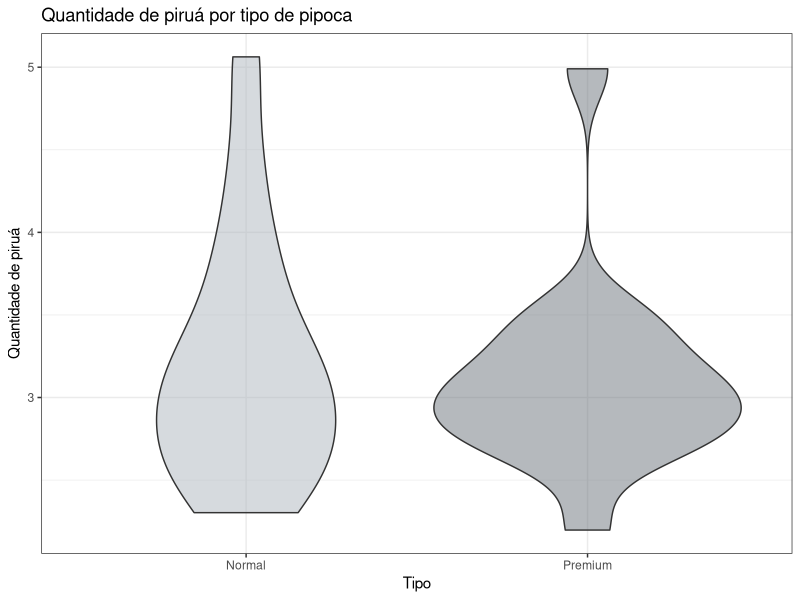
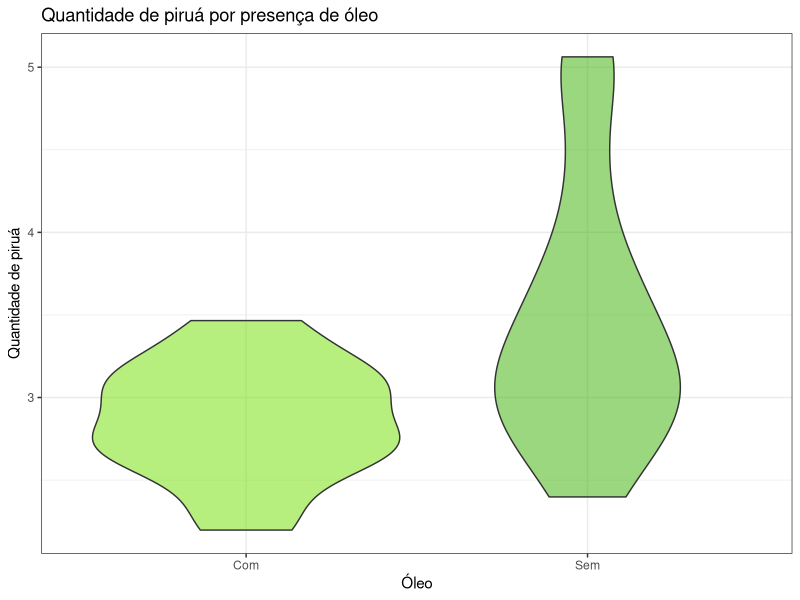
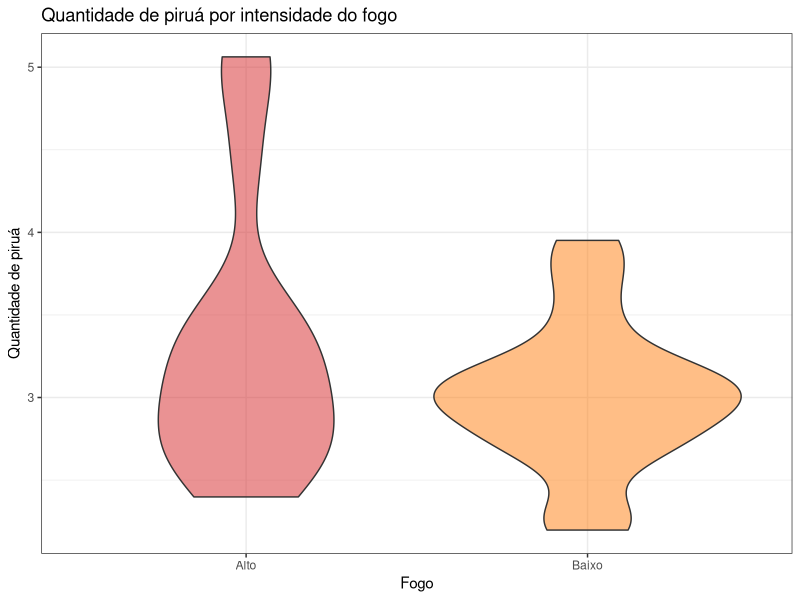
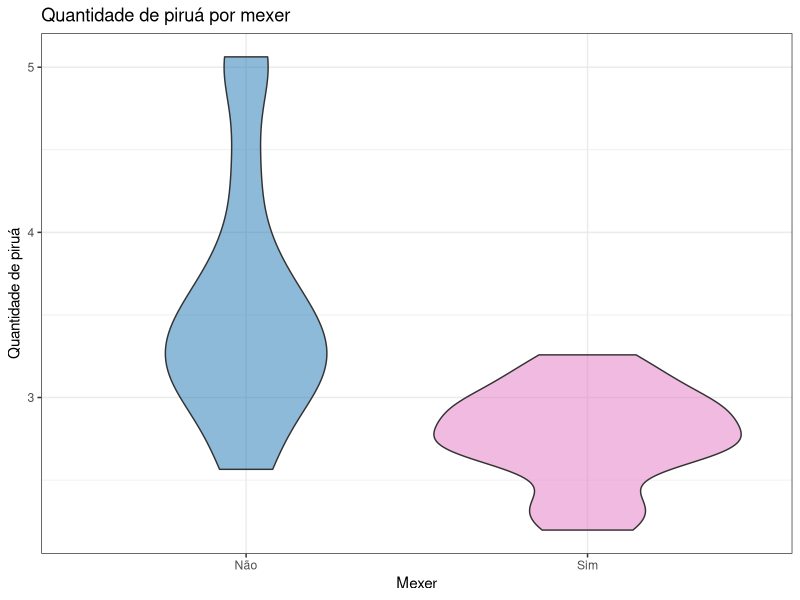
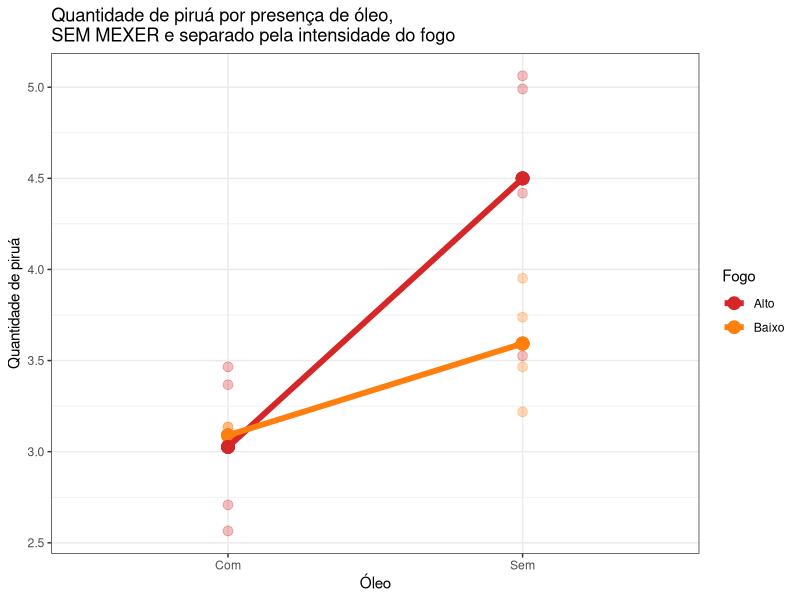
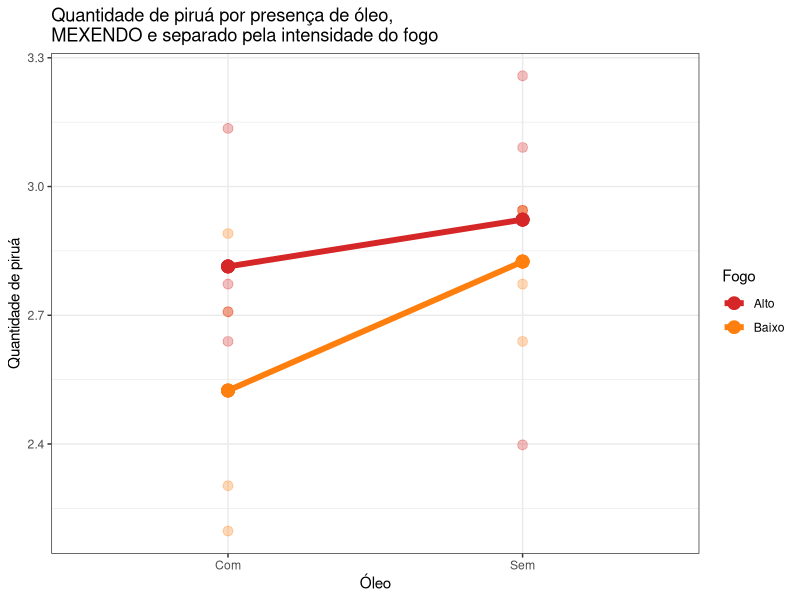
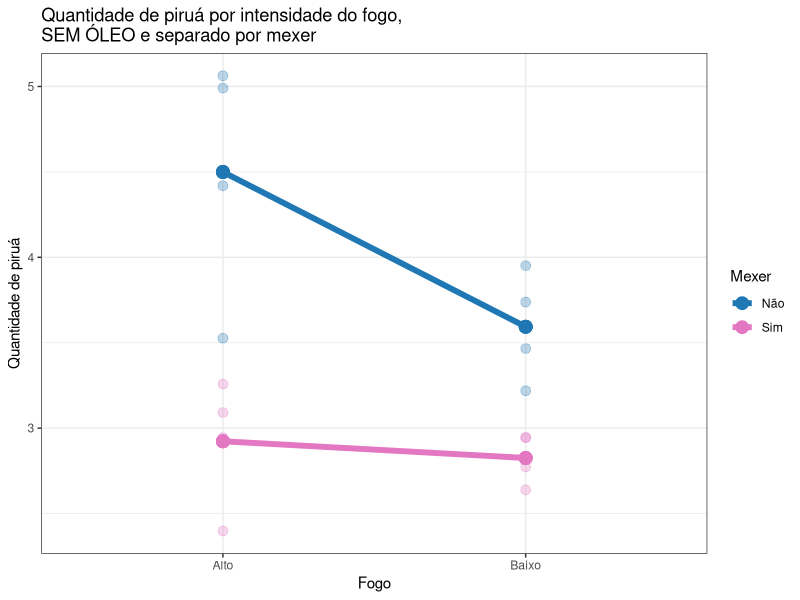
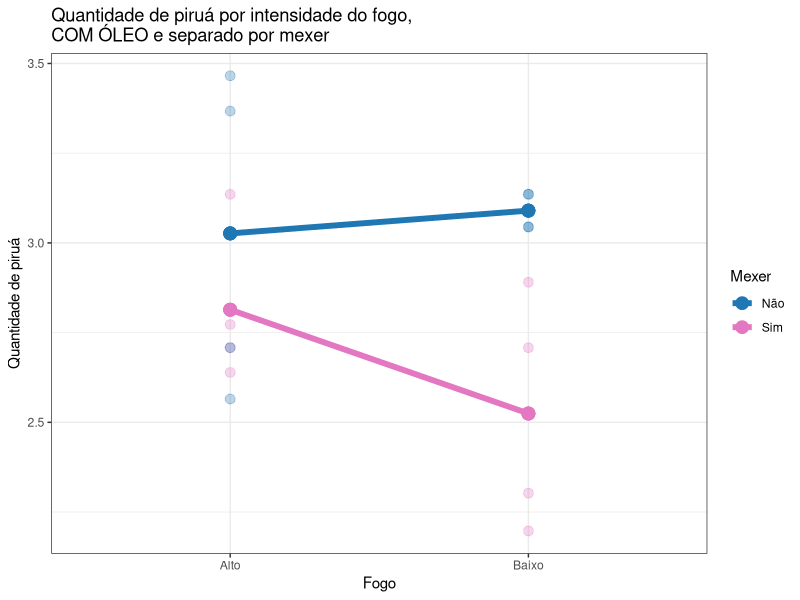

R code for these plots, in order:
library(tidyverse)
library(svglite)

#--- Metadados ---#
set.seed(42)
# usaremos essas cores durante todo o programa
cor_tipo <- c("#adb5bd", '#6c757d')
cor_oleo <- c("#70e000", "#38b000")
cor_fogo <- c("#d62728", "#ff7f0e")
cor_mexer <- c("#1f77b4", "#e377c2")

ext_graf <- 'png' # tipo de arquivo que os gráficos serão salvos
tam_graf <- c('w' = 2001, 'h' = 1500)
path_graf <- 'gráficos'
unit_graf <- 'px'


#--- Preparando os dados ---# <- serviço de corno
Tipo <- c(rep('Normal', 16), rep('Premium', 16))
Óleo <- c(rep(c(rep('Sem', 8), rep('Com', 8)), 2))
Fogo <- c(rep(c(rep('Baixo', 4), rep('Alto', 4)), 4))            
Mexer <- c(rep(c(rep('Sim', 2), rep('Não', 2)), 8))
Replicação <- rep(c(1, 2), 16)
Qtt_pirua <- c(14, 19, 52, 42, 11, 26)

Qtt_pirua <-c(14, 19,
              52, 42,
              11, 26,
              83, 158,
              10, 15,
              21, 23,
              15, 23,
              32, 13,
              16, 19,
              32, 25,
              22, 19,
              34, 147,
              18, 9,
              21, 23,
              14, 16,
              29, 15
)

Grama_pirua <- c(
  3, 4,
  10, 8,
  3, 5,
  15, 27,
  2, 3,
  5 , 5,
  3, 4,
  8, 3,
  5, 5,
  6, 5,
  4, 4,
  8, 20,
  5, 2,
  5, 4,
  2, 3, 
  5, 3
)

df <- tibble(Tipo = as.factor(Tipo),
             Óleo = as.factor(Óleo),
             Fogo = as.factor(Fogo),
             Mexer = as.factor(Mexer),
             Replicação = as.factor(Replicação),
             Qtt_pirua,
             Grama_pirua
) %>% mutate(Qtt_pirua = log(Qtt_pirua))


#--- Análise exploratória ---#
# Quantidade de piruá X Tipo de pipoca
ggplot(df, aes(x = Tipo, y = Qtt_pirua, fill = Tipo)) +
  geom_violin(alpha = 0.5) +
  scale_fill_manual(values=c(cor_tipo)) +
  labs(title = 'Quantidade de piruá por tipo de pipoca',
       y = 'Quantidade de piruá') +
  theme_bw() +
  theme(legend.position = 'none')
ggsave(paste('piruaXtipo.', ext_graf, sep = ''), path = path_graf, device = ext_graf, width = tam_graf[1], height = tam_graf[2], units = unit_graf)

# Quantidade de piruá X presença de Óleo
ggplot(df, aes(x = Óleo, y = Qtt_pirua, fill = Óleo)) +
  geom_violin(alpha = 0.5) +
  scale_fill_manual(values=c(cor_oleo)) +
  labs(title = 'Quantidade de piruá por presença de óleo',
       y = 'Quantidade de piruá') +
  theme_bw() +
  theme(legend.position = 'none') # trocar a ordem
ggsave(paste('piruaXoleo.', ext_graf, sep = ''), path = path_graf, device = ext_graf, width = tam_graf[1], height = tam_graf[2], units = unit_graf)

# Quantidade de piruá X Intensidade do fogo
ggplot(df, aes(x = Fogo, y = Qtt_pirua, fill = Fogo)) +
  geom_violin(alpha = 0.5) +
  scale_fill_manual(values=c(cor_fogo)) +
  labs(title = 'Quantidade de piruá por intensidade do fogo',
       y = 'Quantidade de piruá') +
  theme_bw() +
  theme(legend.position = 'none')
ggsave(paste('piruaXfogo.', ext_graf, sep = ''), path = path_graf, device = ext_graf, width = tam_graf[1], height = tam_graf[2], units = unit_graf)

# Quantidade de piruá X Mexer ou não
ggplot(df, aes(x = Mexer, y = Qtt_pirua, fill = Mexer)) +
  geom_violin(alpha = 0.5) +
  scale_fill_manual(values=c(cor_mexer)) +
  labs(title = 'Quantidade de piruá por mexer',
       y = 'Quantidade de piruá') +
  theme_bw() +
  theme(legend.position = 'none')
ggsave(paste('piruaXmexer.', ext_graf, sep = ''), path = path_graf, device = ext_graf, width = tam_graf[1], height = tam_graf[2], units = unit_graf)


#--- ANOVA ---#
lm_model <- lm(Qtt_pirua ~
              Tipo * Óleo * Fogo * Mexer +
              Replicação * Óleo +
              Replicação * Fogo +
              Replicação * Mexer,
            df) # Replicação aqui, essencialmente, faz o papel da blocagem


anova(lm_model)

# Utilizar peso dos piruás ao invés da quantidade gerou os mesmos resultados na ANOVA

# lm_model2 <- lm(Grama_pirua ~
#                Tipo * Óleo * Fogo * Mexer +
#                Replicação*Óleo +
#                Replicação * Fogo +
#                Replicação * Mexer,
#              df)
# anova(lm_model2)


# Tipo deu não significativo (enquanto os outros fatores deram).
# A interação Óleo:Fogo:Mexer é significativa
# A interação Bloco:Fator não é significativa pra nenhum dos fatores (amém)

#--- Gráficos da interação ---#
# As bolas maiores são as médias
# x-axis: Óleo | fill: Fogo | Mexer: não
ggplot(df %>%
         filter(Mexer == 'Não') %>%
         group_by(Óleo, Fogo) %>%
         mutate(media = mean(Qtt_pirua)),
       aes(x = Óleo, color = Fogo)) +
  geom_point(aes(y = Qtt_pirua), size = 3, alpha = 0.3) +
  geom_point(aes(y = media), size = 4) +
  geom_line(aes(y = media, group = Fogo), linewidth = 2) +
  scale_color_manual(values=c(cor_fogo)) +
  labs(title = 'Quantidade de piruá por presença de óleo,\nSEM MEXER e separado pela intensidade do fogo',
       y = 'Quantidade de piruá') +
  theme_bw()
ggsave(paste('interacaoOleo1.', ext_graf, sep = ''), path = path_graf, device = ext_graf, width = tam_graf[1], height = tam_graf[2], units = unit_graf)

# x-axis: Óleo | fill: Fogo | Mexer: sim
ggplot(df %>%
         filter(Mexer == 'Sim') %>%
         group_by(Óleo, Fogo) %>%
         mutate(media = mean(Qtt_pirua)),
       aes(x = Óleo, color = Fogo)) +
  geom_point(aes(y = Qtt_pirua), size = 3, alpha = 0.3) +
  geom_point(aes(y = media), size = 4) +
  geom_line(aes(y = media, group = Fogo), linewidth = 2) +
  scale_color_manual(values=c(cor_fogo)) +
  labs(title = 'Quantidade de piruá por presença de óleo,\nMEXENDO e separado pela intensidade do fogo',
       y = 'Quantidade de piruá') +
  theme_bw()
ggsave(paste('interacaoOleo2.', ext_graf, sep = ''), path = path_graf, device = ext_graf, width = tam_graf[1], height = tam_graf[2], units = unit_graf)

# x-axis: Fogo | fill: Mexer | Óleo: sem
ggplot(df %>%
         filter(Óleo == 'Sem') %>%
         group_by(Fogo, Mexer) %>%
         mutate(media = mean(Qtt_pirua)),
       aes(x = Fogo, color = Mexer)) +
  geom_point(aes(y = Qtt_pirua), size = 3, alpha = 0.3) +
  geom_point(aes(y = media), size = 4) +
  geom_line(aes(y = media, group = Mexer), linewidth = 2) +
  scale_color_manual(values=c(cor_mexer)) +
  labs(title = 'Quantidade de piruá por intensidade do fogo,\nSEM ÓLEO e separado por mexer',
       y = 'Quantidade de piruá') +
  theme_bw()
ggsave(paste('interacaoFogo1.', ext_graf, sep = ''), path = path_graf, device = ext_graf, width = tam_graf[1], height = tam_graf[2], units = unit_graf)

# x-axis: Fogo | fill: Mexer | Óleo: com
ggplot(df %>%
         filter(Óleo == 'Com') %>%
         group_by(Fogo, Mexer) %>%
         mutate(media = mean(Qtt_pirua)),
       aes(x = Fogo, color = Mexer)) +
  geom_point(aes(y = Qtt_pirua), size = 3, alpha = 0.3) +
  geom_point(aes(y = media), size = 4) +
  geom_line(aes(y = media, group = Mexer), linewidth = 2) +
  scale_color_manual(values=c(cor_mexer)) +
  labs(title = 'Quantidade de piruá por intensidade do fogo,\nCOM ÓLEO e separado por mexer',
       y = 'Quantidade de piruá') +
  theme_bw()
ggsave(paste('interacaoFogo2.', ext_graf, sep = ''), path = path_graf, device = ext_graf, width = tam_graf[1], height = tam_graf[2], units = unit_graf)

# x-axis: Mexer | fill: Óleo | Fogo: Baixo
ggplot(df %>%
         filter(Fogo == 'Baixo') %>%
         group_by(Mexer, Óleo) %>%
         mutate(media = mean(Qtt_pirua)),
       aes(x = Mexer, color = Óleo)) +
  geom_point(aes(y = Qtt_pirua), size = 3, alpha = 0.3) +
  geom_point(aes(y = media), size = 4) +
  geom_line(aes(y = media, group = Óleo), linewidth = 2) +
  scale_color_manual(values=c(cor_oleo)) +
  labs(title = 'Quantidade de piruá por mexer,\nFOGO BAIXO e separado por presença de óleo',
       y = 'Quantidade de piruá') +
  theme_bw()
ggsave(paste('interacaoMexer1.', ext_graf, sep = ''), path = path_graf, device = ext_graf, width = tam_graf[1], height = tam_graf[2], units = unit_graf)

# x-axis: Mexer | fill: Óleo | Fogo: Alto
ggplot(df %>%
         filter(Fogo == 'Alto') %>%
         group_by(Mexer, Óleo) %>%
         mutate(media = mean(Qtt_pirua)),
       aes(x = Mexer, color = Óleo)) +
  geom_point(aes(y = Qtt_pirua), size = 3, alpha = 0.3) +
  geom_point(aes(y = media), size = 4) +
  geom_line(aes(y = media, group = Óleo), linewidth = 2) +
  scale_color_manual(values=c(cor_oleo)) +
  labs(title = 'Quantidade de piruá por mexer,\nFOGO ALTO e separado por presença de óleo',
       y = 'Quantidade de piruá') +
  theme_bw()
ggsave(paste('interacaoMexer2.', ext_graf, sep = ''), path = path_graf, device = ext_graf, width = tam_graf[1], height = tam_graf[2], units = unit_graf)

#--- Teste de Tukey ---#
# Fizemos o teste pras médias de cada um dos tratamentos, pra cada combinação dos outros dois fatores. Ou seja, tem quatro teste Tukey por fator.
vec_li <- c()
vec_ls <- c()
vec_cond <- c()

# Teste: Óleo
for(i in 1:2) {
  for(j in 1:2) {
    temp_model <- TukeyHSD(aov(Qtt_pirua ~ Óleo,
                               df %>% filter(Fogo == c('Baixo', 'Alto')[i], Mexer == c('Sim', 'Não')[j])))
    vec_li <- c(vec_li, temp_model$Óleo[1])
    vec_ls <- c(vec_ls, temp_model$Óleo[2])
    vec_cond <- c(vec_cond, paste('Fogo', '(',c('Baixo', 'Alto')[i], ')', ' | ', 'Mexer', '(',c('Sim', 'Não')[j], ')', sep = ''))
  }
}

# Teste: Fogo
for(i in 1:2) {
  for(j in 1:2) {
    temp_model <- TukeyHSD(aov(Qtt_pirua ~ Fogo,
                               df %>% filter(Óleo == c('Sem', 'Com')[i], Mexer == c('Sim', 'Não')[j])))
    vec_li <- c(vec_li, temp_model$Fogo[1])
    vec_ls <- c(vec_ls, temp_model$Fogo[2])
    vec_cond <- c(vec_cond, paste('Óleo', '(',c('Sem', 'Com')[i], ')', ' | ', 'Mexer', '(',c('Sim', 'Não')[j], ')', sep = ''))
  }
}

# Teste: Mexer
for(i in 1:2) {
  for(j in 1:2) {
    temp_model <- TukeyHSD(aov(Qtt_pirua ~ Mexer,
                               df %>% filter(Fogo == c('Baixo', 'Alto')[i], Óleo == c('Sem', 'Com')[j])))
    vec_li <- c(vec_li, temp_model$Mexer[1])
    vec_ls <- c(vec_ls, temp_model$Mexer[2])
    vec_cond <- c(vec_cond, paste('Fogo', '(',c('Baixo', 'Alto')[i], ')', ' | ', 'Óleo', '(',c('Sem', 'Com')[j], ')', sep = ''))
  }
}

ic_df <- tibble(
  Fator = c(
    rep('Óleo', 4),
    rep('Fogo', 4),
    rep('Mexer', 4)
  ),
  Nível = vec_cond,
  LI = vec_li,
  LS = vec_ls
)

# Gráficos do Tukey
# Óleo
ggplot(ic_df %>% filter(Fator == 'Óleo'), aes(x = Nível)) +
  geom_segment(aes(y = LI , yend = LS), linewidth = 1) +
  geom_point(aes(y = LI), size = 2) +
  geom_point(aes(y = LS), size = 2) +
  geom_hline(yintercept = 0) +
  labs(title = 'Intervalo de confiança do Óleo para combinações de níveis de Fogo e Mexer',
       x = 'Efeito do fator') +
  coord_flip() +
  theme_bw()
ggsave(paste('tukeyOleo.', ext_graf, sep = ''), path = path_graf, device = ext_graf, width = tam_graf[1], height = tam_graf[2], units = unit_graf)

# Fogo
ggplot(ic_df %>% filter(Fator == 'Fogo'), aes(x = Nível)) +
  geom_segment(aes(y = LI , yend = LS), linewidth = 1) +
  geom_point(aes(y = LI), size = 2) +
  geom_point(aes(y = LS), size = 2) +
  geom_hline(yintercept = 0) +
  labs(title = 'Intervalo de confiança do Fogo para combinações de níveis de Óleo e Mexer',
       x = 'Efeito do fator') +
  coord_flip() +
  theme_bw()
ggsave(paste('tukeyMexer.', ext_graf, sep = ''), path = path_graf, device = ext_graf, width = tam_graf[1], height = tam_graf[2], units = unit_graf)

# Mexer
ggplot(ic_df %>% filter(Fator == 'Mexer'), aes(x = Nível)) +
  geom_segment(aes(y = LI , yend = LS), linewidth = 1) +
  geom_point(aes(y = LI), size = 2) +
  geom_point(aes(y = LS), size = 2) +
  geom_hline(yintercept = 0) +
  labs(title = 'Intervalo de confiança de Mexer para combinações de níveis de Óleo e Fogo',
       x = 'Efeito do fator') +
  coord_flip() +
  theme_bw()
ggsave(paste('tukeyMexer.', ext_graf, sep = ''), path = path_graf, device = ext_graf, width = tam_graf[1], height = tam_graf[2], units = unit_graf)

#--- Análise de Resíduos ---#
# novo modelo sem o fator Tipo e as interações que não são significativas 
lm_new_model <- lm(Qtt_pirua ~
            Óleo * Fogo * Mexer +
            Replicação,
          df) # eu sei que os dados não parecem muito normais, mas rode esse exemplo algumas vezes e veja cada absurdo que aparece:
# QQ PLOT
ggplot() +
  geom_qq(aes(sample = rstandard(lm_new_model))) +
  geom_abline(color = "red") + 
  labs(title = 'QQ plot',
       x = 'Teórico',
       y = 'Amostra') +
  theme_bw()
ggsave(paste('qqplot.', ext_graf, sep = ''), path = path_graf, device = ext_graf, width = tam_graf[1], height = tam_graf[2], units = unit_graf)

# eu sei que os dados não parecem muito normais, mas rode esse exemplo algumas vezes e veja cada absurdo que aparece:
ggplot() +
  geom_qq(aes(sample = rnorm(32))) +
  geom_abline(color = "red")

# Resíduos x Fitted
ggplot(lm_new_model, aes(x = .fitted,
           y = .resid)) +
  geom_point() +
  geom_hline(yintercept = 0, color = "red") +
  labs(title = 'Resíduos por valores ajustados',
       y = 'Resíduos',
       x = 'Ajustado') +
  theme_bw()
ggsave(paste('residuosXfitted.', ext_graf, sep = ''), path = path_graf, device = ext_graf, width = tam_graf[1], height = tam_graf[2], units = unit_graf)

# Resíduos por ordem de coleta de dado
# [a fazer]

# Resíduos x Óleo
ggplot() +
  geom_point(
    aes(x = lm_new_model$model$Óleo, y = lm_new_model$residuals),
    size = 3
  ) +
  geom_hline(yintercept = 0, color = "red") +
  labs(title = 'Níveis do fator Óleo por resíduos',
       x = 'Níveis',
       y = 'Residuos') +
  theme_bw()
ggsave(paste('residuosXoleo.', ext_graf, sep = ''), path = path_graf, device = ext_graf, width = tam_graf[1], height = tam_graf[2], units = unit_graf)

# Resíduos x Fogo
ggplot() +
  geom_point(
    aes(x = lm_new_model$model$Fogo, y = lm_new_model$residuals),
    size = 3
  ) +
  geom_hline(yintercept = 0, color = "red") +
  labs(title = 'Níveis do fator Fogo por resíduos',
       x = 'Níveis',
       y = 'Residuos') +
  theme_bw()
ggsave(paste('residuosXfogo.', ext_graf, sep = ''), path = path_graf, device = ext_graf, width = tam_graf[1], height = tam_graf[2], units = unit_graf)

# Resíduos x Mexer
ggplot() +
  geom_point(
    aes(x = lm_new_model$model$Mexer, y = lm_new_model$residuals),
    size = 3
  ) +
  geom_hline(yintercept = 0, color = "red") +
  labs(title = 'Níveis do fator Mexer por resíduos',
       x = 'Níveis',
       y = 'Residuos') +
  theme_bw()
ggsave(paste('residuosXmexer.', ext_graf, sep = ''), path = path_graf, device = ext_graf, width = tam_graf[1], height = tam_graf[2], units = unit_graf)
